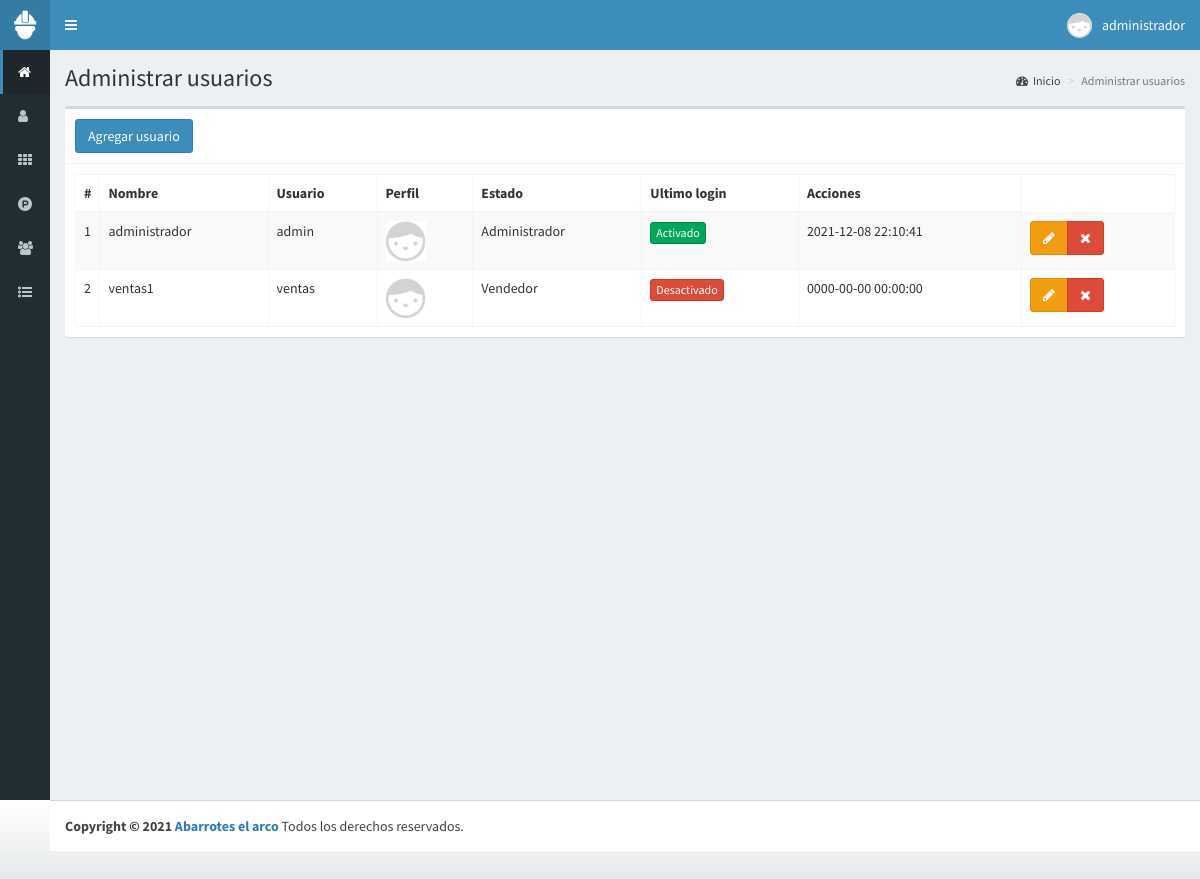
Screenshot of /usuarios (signed in) with the database file from the repository.
### tables this page shows
CREATE TABLE `usuarios` (
  `id` int(11) NOT NULL,
  `nombre` text NOT NULL,
  `usuario` text NOT NULL,
  `password` text NOT NULL,
  `perfil` text NOT NULL,
  `foto` text NOT NULL,
  `estado` int(11) NOT NULL,
  `ultimo_login` datetime NOT NULL,
  `fecha` timestamp NOT NULL DEFAULT current_timestamp() ON UPDATE current_timestamp()
);

### controladores/plantilla.controlador.php (called while the page is built)
<?php
class ControladorPlantilla{
  static public function ctrPlantilla(){
        include "vistas/plantilla.php";
    }
}

### index.php (called while the page is built, shortened)
<?php
require_once "controladores/plantilla.controlador.php";
require_once "controladores/usuarios.controlador.php";
require_once "controladores/ventas.controlador.php";
require_once "modelos/usuarios.modelo.php";
$plantilla = new ControladorPlantilla();
$plantilla -> ctrPlantilla();

### controladores/usuarios.controlador.php (called while the page is built, shortened)
<?php
class ControladorUsuarios{
    static public function ctrMostrarUsuarios($item, $valor){
      $tabla = "usuarios";
      $respuesta = ModeloUsuarios::MdlMostrarUsuarios($tabla, $item, $valor);
      return $respuesta;
    }
}

### modelos/conexion.php (called while the page is built)
<?php
class Conexion{
   static public function conectar(){
        $link = new PDO("mysql::host=localhost;dbname=pos-arco",
                        "root",
                        "",);
       $link->exec("set names utf8");
        return $link;
    }
}

### modelos/usuarios.modelo.php (called while the page is built, shortened)
<?php
require_once "conexion.php";
class ModeloUsuarios{
    static public  function mdlMostrarUsuarios($tabla, $item, $valor){
            if($item != null){
            $stmt = Conexion::conectar()->prepare("SELECT * FROM $tabla WHERE $item = :$item");
            $stmt -> bindParam(":".$item, $valor, PDO::PARAM_STR);
            $stmt -> execute();
            return $stmt -> fetch();
        }else{
            $stmt = Conexion::conectar()->prepare("SELECT * FROM $tabla");
            $stmt -> execute();
            return $stmt -> fetchAll();
        }
    }
}

### vistas/modulos/usuarios.php (the view, shortened to what this page needs)
<div class="content-wrapper">
    <section class="content-header">
        <h1>
            Administrar usuarios
        </h1>
        <ol class="breadcrumb">
            <li><a href="inicio"><i class="fa fa-dashboard"></i>Inicio</a></li>
            <li class="active">Administrar usuarios</li>
        </ol>
    </section>
    <section class="content">
        <div class="box">
            <div class="box-header with-border">
                <button class="btn btn-primary" data-toggle="modal" data-target="#modalAgregarUsuario">
                    Agregar usuario
                </button>
            </div>
            <div class="box-body">
                <table class="table table-bordered table-striped dt-responsive tablas">
                    <thead>
                        <tr>
                            <th style="width:10px">#</th>
                            <th>Nombre</th>
                            <th>Usuario</th>
                            <th>Perfil</th>
                            <th>Estado</th>
                            <th>Ultimo login</th>
                            <th>Acciones</th>
                        </tr>
                    </thead>
                    <tbody>
                        <?php
                $item = null;
                $valor = null;
                $usuarios = ControladorUsuarios::ctrMostrarUsuarios($item, $valor);
                foreach($usuarios as $key => $value){
                  echo '  <tr>
                            <td>'.($key+1).'</td>
                            <td>'.$value["nombre"].'</td>
                            <td>'.$value["usuario"].'</td>';
                            if($value["foto"] != ""){
                              echo '<td><img src="'.$value["foto"].'"  class="img-thumbnaul" width="40px"></td>';
                            }else{
                              echo '<td><img src="vistas/img/usuarios/default/anonymous.png"  class="img-thumbnaul" width="40px"></td>';
                            }
                            echo '<td>'.$value["perfil"].'</td>';
                            if($value["estado"] != 0){
                              echo '<td><button class="btn btn-success btn-xs btnActivar" idUsuario="'.$value["id"].'" estadoUsuario="0">Activado</button></td>';
                            }else{
                              echo '<td><button class="btn btn-danger btn-xs btnActivar" idUsuario="'.$value["id"].'" estadoUsuario="1">Desactivado</button></td>';
                            }
                            echo '<td>'.$value["ultimo_login"].'</td>
                            <td>
                            <div class="btn-group">
                              <button class="btn btn-warning btnEditarUsuario" idUsuario="'.$value["id"].'" data-toggle="modal" data-target="#modalEditarUsuario"><i class="fa fa-pencil"></i></button>
                              <button class="btn btn-danger btnEliminarUsuario" idUsuario="'.$value["id"].'" fotoUsuario="'.$value["foto"].'" usuario="'.$value["usuario"].'"><i class="fa fa-times"></i></button>
                            </div>
                          </td>
                        </tr>';
                }
              ?>
                    </tbody>
                </table>
            </div>
        </div>
</div>
</div>

### vistas/plantilla.php (shortened to what this page needs)
<!DOCTYPE html>
<html>
<head>
  <link rel="stylesheet" href="vistas/bower_components/bootstrap/dist/css/bootstrap.min.css">
  <link rel="stylesheet" href="vistas/bower_components/font-awesome/css/font-awesome.min.css">
  <link rel="stylesheet" href="vistas/bower_components/Ionicons/css/ionicons.min.css">
  <link rel="stylesheet" href="vistas/dist/css/AdminLTE.css">
  <link rel="stylesheet" href="vistas/dist/css/skins/_all-skins.min.css">
  <link rel="stylesheet" href="vistas/bower_components/datatables.net-bs/css/dataTables.bootstrap.min.css">
  <link rel="stylesheet" href="vistas/bower_components/datatables.net-bs/css/responsive.bootstrap.min.css">
  <link rel="stylesheet" href="vistas/plugins/iCheck/all.css">
  <link rel="stylesheet" href="vistas/bower_components/bootstrap-daterangepicker/daterangepicker.css">
   <link rel="stylesheet" href="vistas/bower_components/morris.js/morris.css">
</head>
<body class="hold-transition skin-blue sidebar-collapse sidebar-mini login-page">
  <?php
  if(isset($_SESSION["iniciarSesion"]) && $_SESSION["iniciarSesion"] == "ok"){
   echo '<div class="wrapper">';
    include "modulos/cabezote.php";
    include "modulos/menu.php";
    if(isset($_GET["ruta"])){
      if($_GET["ruta"] == "inicio" ||
         $_GET["ruta"] == "usuarios" ||
         $_GET["ruta"] == "categorias" ||
         $_GET["ruta"] == "productos" ||
         $_GET["ruta"] == "clientes" ||
         $_GET["ruta"] == "ventas" ||
         $_GET["ruta"] == "crear-venta" ||
         $_GET["ruta"] == "editar-venta" ||
         $_GET["ruta"] == "reportes" ||
         $_GET["ruta"] == "salir"){
        include "modulos/".$_GET["ruta"].".php";
      }else{
        include "modulos/404.php";
      }
    }else{
      include "modulos/inicio.php";
    }
    include "modulos/footer.php";
  }else{
    include "modulos/login.php";
  }
  ?>
</body>
</html>

### vistas/modulos/cabezote.php (shortened to what this page needs)
<header class="main-header">
    <a href="inicio" class="logo">
        <span class="logo-mini">
            <img src="vistas/img/plantilla/icono-blanco.png" class="img-responsive" style="padding:10px">
        </span>
    </a>
    <nav class="navbar navbar-static-top" role="navigation">
        <a href="#" class="sidebar-toggle" data-toggle="push-menu" role="button">
        </a>
        <div class="navbar-custom-menu">
            <ul class="nav navbar-nav">
                <li class="dropdown user user-menu">
                    <a href="#" class="dropdown-toggle" data-toggle="dropdown" >
                        <?php
                        if($_SESSION["foto"] != ""){
                            echo '<img src="'.$_SESSION["foto"].'" class="user-image">';
                        }else{
                            echo '<img src="vistas/img/usuarios/default/anonymous.png" class="user-image">';
                        }
                        ?>
                        <span class="hidden-xs"><?php echo $_SESSION["nombre"] ?></span>
                    </a>
                </li>
            </ul>
        </div>
    </nav>
</header>

### vistas/modulos/menu.php (shortened to what this page needs)
<aside class="main-sidebar">
    <section class="sidebar">
        <ul class="sidebar-menu">
            <?php
             if($_SESSION["perfil"] == "Administrador"){
            echo '<li class="active">
                <a href="inicio">
                    <i class="fa fa-home"></i>
                    <span>Inicio</span>
                </a>
            </li>
            <li>
                <a href="usuarios">
                    <i class="fa fa-user"></i>
                    <span>Usuarios</span>
                </a>
            </li>';
             }
             if($_SESSION["perfil"] == "Administrador" || $_SESSION["perfil"] == "Especial"){
            echo '<li>
                <a href="categorias">
                    <i class="fa fa-th"></i>
                    <span>Categorías</span>
                </a>
            </li>
            <li>
                <a href="productos">
                    <i class="fa fa-product-hunt"></i>
                    <span>Productos</span>
                </a>
            </li>';
             }
            if($_SESSION["perfil"] == "Administrador" || $_SESSION["perfil"] == "Vendedor"){
            echo '<li>
                <a href="clientes">
                    <i class="fa fa-users"></i>
                    <span>Clientes</span>
                </a>
            </li>';
            }
            if($_SESSION["perfil"] == "Administrador" || $_SESSION["perfil"] == "Vendedor"){
            echo '<li class="treeview">
                <a href="#">
                    <i class="fa fa-list-ul"></i>
                    <span>Ventas</span>
                    <span class="pull-right-container">
                        <i class="fa fa-angle-left pull-right"></i>
                    </span>
                </a>
                <ul class="treeview-menu">
                    <li>
                        <a href="ventas">
                            <i class="fa fa-circle-o"></i>
                            <span>Administrar ventas</span>
                        </a>
                    </li>
                    <li>
                        <a href="crear-venta">
                            <i class="fa fa-circle-o"></i>
                            <span>Crear venta</span>
                        </a>
                    </li>';
                echo '</ul>
            </li>';
                }
                ?>
        </ul>
    </section>
</aside>

### vistas/modulos/footer.php
<footer class="main-footer">
    <strong>Copyright &copy; 2021
        <a href="#" target="blank">Abarrotes el arco</a>
    </strong>
    Todos los derechos reservados.
</footer>

### rows the page displays
usuarios: nombre "administrador", usuario "admin", perfil "Administrador", ultimo_login "2021-12-08 22:10:41"
usuarios: nombre "ventas1", usuario "ventas", perfil "Vendedor", ultimo_login "0000-00-00 00:00:00"

### other values shown
$_SESSION["nombre"] "administrador"
